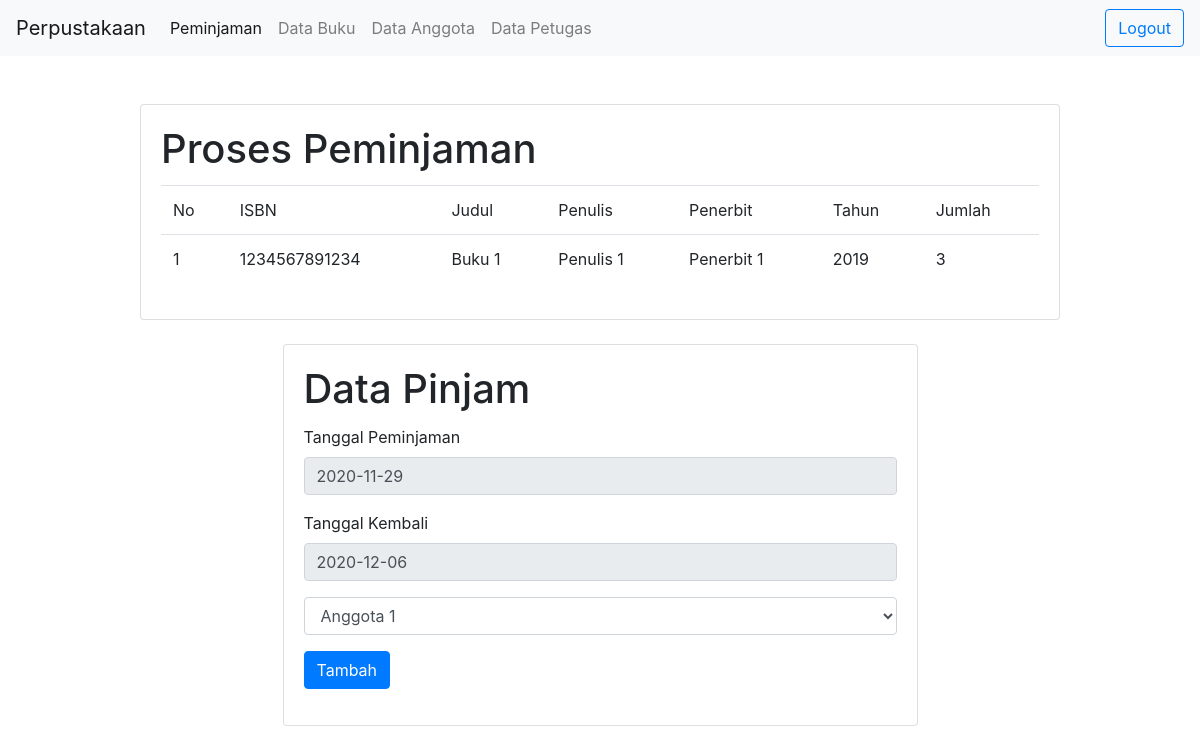
The app's page /prosesPinjam.php?id=1 (signed in) with its own data.
### tables this page shows
CREATE TABLE `tbl_buku` (
  `kd_buku` int(11) NOT NULL,
  `isbn` varchar(13) NOT NULL,
  `judul` varchar(255) NOT NULL,
  `penulis` varchar(30) NOT NULL,
  `penerbit` varchar(30) NOT NULL,
  `tahun` varchar(4) NOT NULL,
  `jumlah` int(11) NOT NULL
);

### config/db.php (called while the page is built)
<?php
class Koneksi
{
	function koneksi()
	{
		$host = "localhost";
		$username = "root";
		$password = "";
		$db = "lsp";
		$conn = mysqli_connect($host,$username,$password,$db);
		return $conn;
	}
}
 ?>

### model.php (called while the page is built, shortened)
<?php
include 'config/db.php';
class Model extends Koneksi
{
	function __construct()
	{
		$this->conn = $this->koneksi();
	}
	public function dataAnggota()
	{
		$sql = "SELECT * FROM tbl_anggota";
		$query = $this->conn->query($sql);
		while ($obj = $query->fetch_object()) {
			$data[] = $obj;
		}
		return $data;
	}
	public function prosesPinjam($id)
	{
		$sql = "SELECT * FROM tbl_buku WHERE kd_buku = '$id'";
		$query = $this->conn->query($sql);
		$data = $query->fetch_object();
		return $data;
	}
}
 ?>

### prosesPinjam.php (the view, shortened to what this page needs)
<?php
include 'index.php';
$model = new Model();
$id = $_GET['id'];
$data = $model->prosesPinjam($id);
$anggota = $model->dataAnggota();
$no = 1;
?>
<!DOCTYPE html>
<html>
<head>
</head>
<body>
	<div class="container">
		<div class="row justify-content-center mt-5">
			<div class="col-md-10">
				<div class="card">
					<div class="card-body">
						<h1 class="card-title">Proses Peminjaman</h1>
						<table class="table">
							<tr>
								<td>No</td>
								<td>ISBN</td>
								<td>Judul</td>
								<td>Penulis</td>
								<td>Penerbit</td>
								<td>Tahun</td>
								<td>Jumlah</td>
							</tr>
							<tr>
								<td><?php echo $no++ ?></td>
								<td><?php echo $data->isbn ?></td>
								<td><?php echo $data->judul ?></td>
								<td><?php echo $data->penulis ?></td>
								<td><?php echo $data->penerbit ?></td>
								<td><?php echo $data->tahun ?></td>
								<td><?php echo $data->jumlah ?></td>
							</tr>
						</table>
					</div>
				</div>
			</div>
			<div class="col-md-7 mt-4">
				<div class="card">
					<div class="card-body">
						<h1 class="card-title">Data Pinjam</h1>
						<form action="proses.php" method="post">
							<div class="form-group">
								<label>Tanggal Peminjaman</label>
								<input type="text" readonly="" class="form-control" name="tgl_pinjam" value="<?php echo date('Y-m-d'); ?>">
							</div>
							<div class="form-group">
								<label>Tanggal Kembali</label>
								<input type="text" readonly="" class="form-control" name="tgl_kembali" value="<?php echo date('Y-m-d', strtotime('+7 days')); ?>">
							</div>
							<div class="form-group">
								<select class="form-control" name="kd_anggota">
									<?php foreach ($anggota as $r): ?>
									<option value="<?php echo $r->kd_anggota ?>"><?php echo $r->nama_anggota ?></option>
									<?php endforeach ?>
								</select>
							</div>
							<div class="form-group">
								<input type="submit" name="tambahPeminjaman" class="btn btn-primary" value="Tambah">
							</div>
						</form>
					</div>
				</div>
			</div>
		</div>
	</div>
</body>
</html>

### records on screen
tbl_buku: isbn "1234567891234", judul "Buku 1", penulis "Penulis 1", penerbit "Penerbit 1", tahun "2019", jumlah "3"

### other values on screen
$no++ "1"
form field kd_anggota "Anggota 1"
